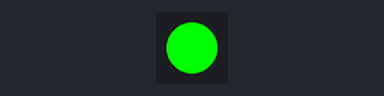
The sketch below on a simulated ATtiny85, built with avr-gcc and run on an emulated ATtiny85. Shown: 1 RGB LEDs in strip order, left to right.

Above: at 0.2 s.
At 1.7 s:
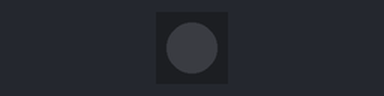
Timing chart, 0 to 3.0 s (numbered marks = the images above):
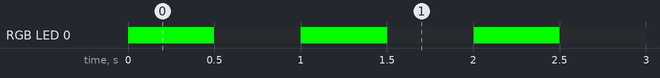

The sketch:

Test0_Light_WS2812.ino
```cpp
// On Arduino 1.6.5
// Arduino Uno : 1860 bytes ROM, 34 bytes global RAM
// ATtiny85    : 1674 bytes ROM, 34 bytes global RAM

// from: https://github.com/cpldcpu/light_ws2812
#include <WS2812.h>

#define NUM_LEDS 1
#define DATA_PIN 3

WS2812 LED( NUM_LEDS );

cRGB value;

void setup()
{
	LED.setOutput( DATA_PIN );
}

void loop()
{
    value = {255,0,0};
	LED.set_crgb_at( 0, value);
	LED.sync();
	delay(500);

    value = {0,0,0};
	LED.set_crgb_at(0, value);
	LED.sync();
	delay(500);
}
```

Measured:
- by itself, RGB LED 0: alternates RGB(0, 255, 0) for 0.50 s and off for 0.50 s
